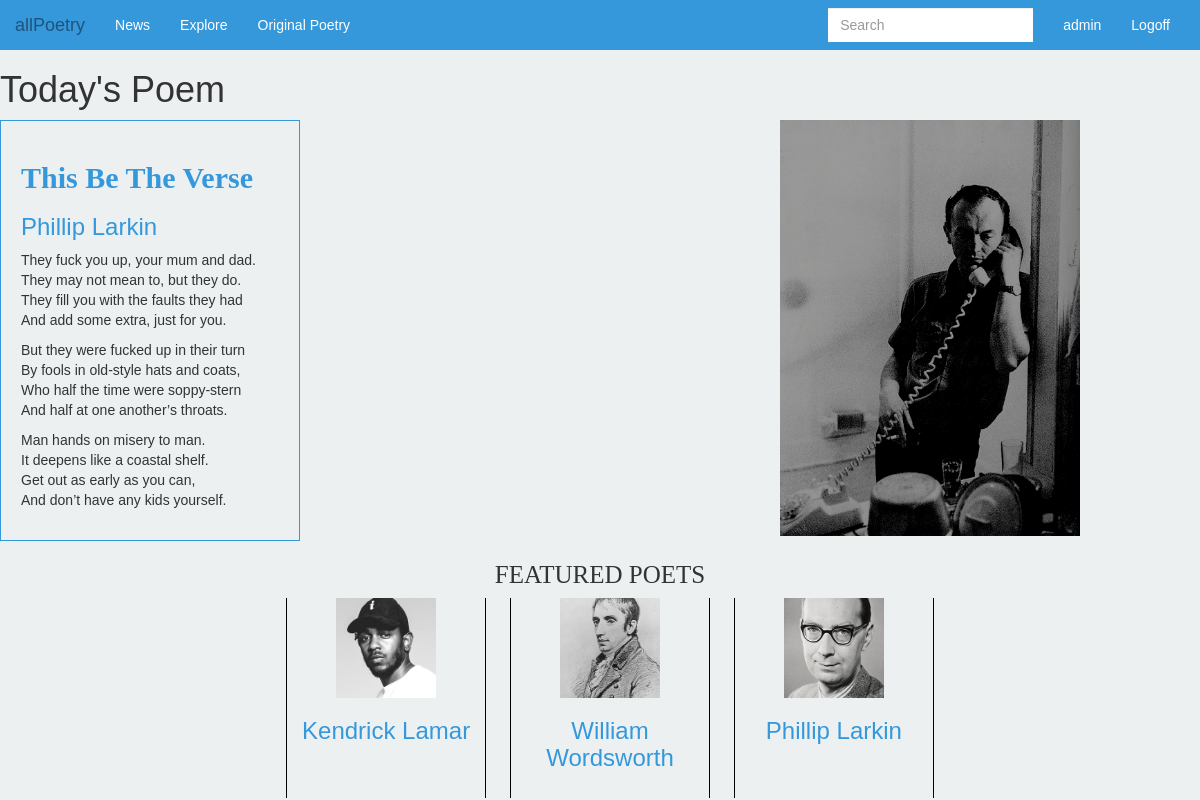
The app's page /poetry/ (signed in) with its own data.
### poetry/models.py (models this page shows, shortened)
class Poem(models.Model):
    writer = models.ForeignKey(Author, on_delete = models.CASCADE)
    title = models.CharField(max_length = 300)
    text = models.TextField()
    keywords = models.TextField()

class Author(models.Model):
    objects = AuthorManager()
    name = models.CharField(max_length = 100)
    portrait = models.FileField()
    def __str__(self):
        return self.name

### poetry/views.py (the view)
def index(request):
    all_authors = Author.objects.all()
    featured_poem = Poem.objects.all()[2]
    context = {'all_authors' : all_authors, 'featured_poem' : featured_poem}
    return render(request, 'poetry/index.html', context)

### poetry/templates/poetry/index.html (shortened to what this page needs)
<!DOCTYPE html>
{% extends 'poetry/base.html' %}
{% block body %}
<head>
</head>
  <h1> Today's Poem </h1>
<div class = "thetop">
<div class = "featured_poem">
    <h2> <a href = "{{featured_poem.pk}}">{{featured_poem.title}} </a></h2>
    <h3> <a href = "{% url 'poetry:authordetail' featured_poem.writer.pk%}"> {{featured_poem.writer}}</a> </h3>
    <body> {{featured_poem.text | linebreaks}} </body>
  </div>
<div class = "right">
  <img src = "/media/frankphone.jpg">
</div>
</div>
<div class = "thebottom">
<h1> FEATURED POETS</h1>
<div class = "featured_poets">
{% for item in all_authors %}
<div class = "the_feature">
  <a href = "{% url 'poetry:authordetail' item.pk %}">
  <img src = "{{item.portrait.url}}">
  <br>
  <h3> {{ item.name }} </h3>
  </a>
</div>
{% endfor %}
</div>
</div>
{% endblock %}

### poetry/templates/poetry/base.html (shortened to what this page needs)
{% load staticfiles %}
<!DOCTYPE html>
<link rel = "stylesheet" href = "https://maxcdn.bootstrapcdn.com/bootstrap/3.3.7/css/bootstrap.min.css">
<link rel = "stylesheet" type = "text/css" href = "{% static 'poetry/style.css' %}" />
<nav class = "navbar ">
  <div class = "container-fluid">
    <div class = "navbar-header">
      <a class = "navbar-brand" href = "{% url 'poetry:index' %}">allPoetry</a>
      </div>
      <div class = "collapse navbar-collapse" id = "topNavBar">
        <ul class = "nav navbar-nav">
        <li><a href = "#">News</a></li>
        <li><a href = "{% url 'poetry:explore' %}">Explore</a></li>
        <li><a href = "#">Original Poetry</a></li>
      </ul>
      <ul class = "nav navbar-nav navbar-right">
        {% if user.is_authenticated %}
        <li><a href = "{% url 'poetry:account' %}">{{user.username}}</a></lif>
        <li><a href = "{% url 'poetry:logout'%}">Logoff</a></li>
      {% else %}
      <li><a href = "" data-toggle="modal" data-target="#myModal">Login</a></li>
      {% endif %}
    </ul>
      <form class = "navbar-form navbar-right">
        <div class = "form-group">
          <input type = "text" class = "form-control" placeholder = "Search">
        </div>
      </form>
    </div>
  </div>
</nav>
{% block body %}
{% endblock %}

### poetry/static/poetry/style.css (style rules this page uses)
a { color: #3498db; }
.navbar-brand { color: white; }
body { background-color: #ECF0F1; }
.navbar { border-radius: 0px; background-color: #3498db; border: 0px; }
.featured_poem { width: 300px; position: relative; padding: 20px; border: 1px solid #3498db; display: inline-block; }
.featured_poem h2 { font-family: "century gothic"; font-weight: bold; }
.thebottom { text-align: center; }
.thebottom h1 { font-family: "verdana"; font-weight: light; font-size: 25px; }
.featured_poets { text-align: center; }
.the_feature { vertical-align: middle; margin-left: 20px; width: 200px; height: 200px; display: inline-block; text-align: center; border-left: 1px solid black; border-right: 1px solid black; }
.thetop { overflow: visible; }
.right { position: relative; float: right; right: 10%; }
.right img { width: 300px; }
.the_feature img { object-fit: cover; height: 100px; width: 100px; }
.nav li a { color: white; }
.form-control { border-radius: 0px; border:0px; }
body { font-family: helvetica; }

### records on screen
Poem: title "This Be The Verse", writer "Phillip Larkin", text "They fuck you up, your mum and dad. They may not mean to, but they do. They fill you with the faults they had And add some extra, just for you. But they were fucked up in their turn By fools in old-style hats and coats, Who half the time were soppy-stern And half at one another’s throats. Man hands on misery to man. It deepens like a coastal shelf. Get out as early as you can, And don’t have any kids yourself."
Author: portrait (picture), name "Kendrick Lamar"
Author: portrait (picture), name "William Wordsworth"
Author: portrait (picture), name "Phillip Larkin"

### other values on screen
{{ user.username }} "admin"
